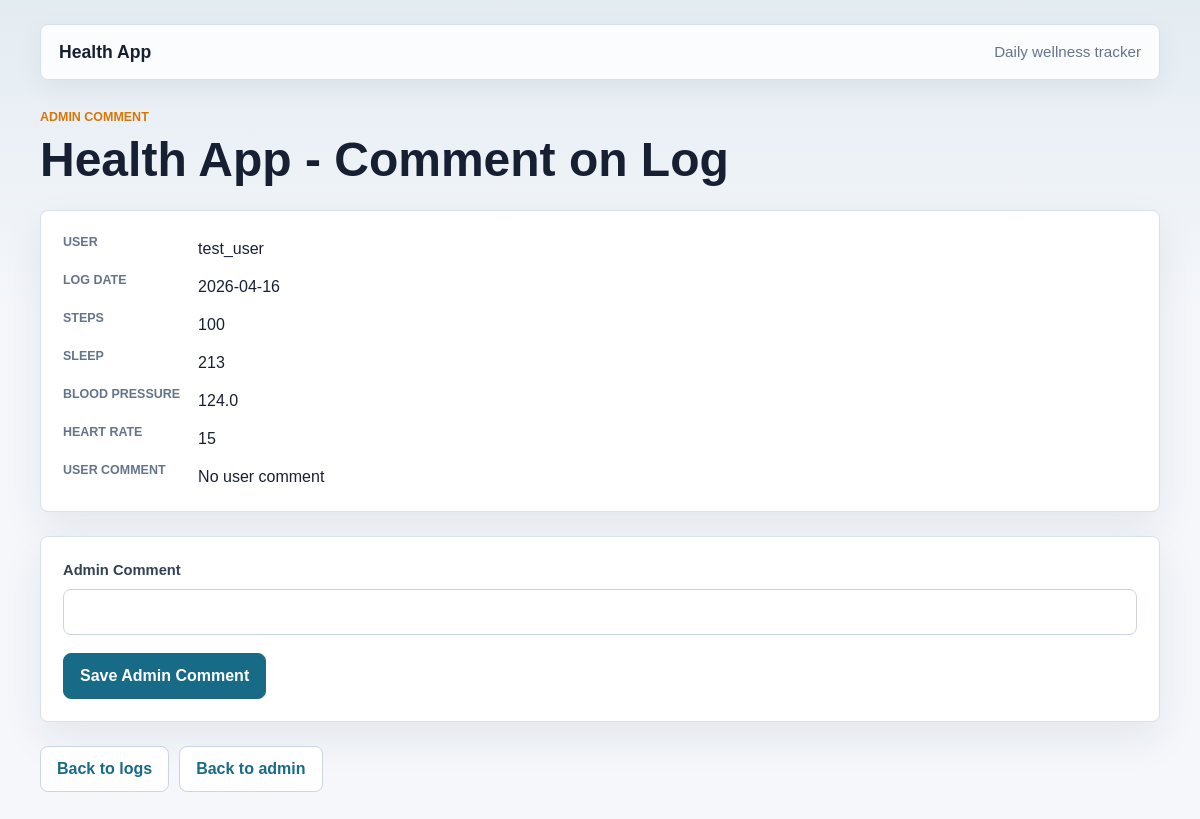
The page /admin/user/1/logs/1/comment on the database its author committed.
### app/models.py (models this page shows)
class User(db.Model):
    id = db.Column(db.Integer, primary_key=True)
    username = db.Column(db.String(80), unique=True, nullable=False)
    health_logs = db.relationship(
        "UserHealthLog",
        back_populates="user",
        cascade="all, delete-orphan"
    )

class UserHealthLog(db.Model):
    id: so.Mapped[int] = so.mapped_column(primary_key=True)
    user_id = db.Column(db.Integer, db.ForeignKey("user.id"), nullable=False)
    log_date: so.Mapped[datetime] = so.mapped_column(sa.DATE, nullable=False, default=lambda: datetime.now(timezone.utc))
    steps: so.Mapped[int] = so.mapped_column(sa.Integer, nullable=False)
    sleep: so.Mapped[int] = so.mapped_column(sa.Integer, nullable=False)
    water: so.Mapped[float | None] = so.mapped_column(sa.Float, nullable=True)
    blood: so.Mapped[float] = so.mapped_column(sa.Float, nullable=False)
    heart: so.Mapped[int] = so.mapped_column(sa.Integer, nullable=False)
    user_comment: so.Mapped[str] = so.mapped_column(sa.String(256), index=True)
    admin_comment: so.Mapped[str | None] = so.mapped_column(sa.String(256), nullable=True)
    user = db.relationship("User", back_populates="health_logs")
    __table_args__ = (
        db.UniqueConstraint("user_id", "log_date"),
    )

### app/routes.py (the view)
@app.route("/admin/user/<int:user_id>/logs/<int:log_id>/comment", methods=["GET", "POST"])
def admin_add_comment(user_id, log_id):
    selected_user = User.query.get_or_404(user_id)
    log_entry = UserHealthLog.query.filter_by(
        id=log_id,
        user_id=selected_user.id,
    ).first_or_404()
    form = AdminCommentForm()
    if form.validate_on_submit():
        add_admin_comment_to_log(log_entry, form.admin_comment.data)
        flash("Admin comment saved")
        return redirect(url_for("admin_user_logs", user_id=selected_user.id))
    if request.method == "GET":
        form.admin_comment.data = log_entry.admin_comment
    return render_template(
        "admin_comment.html",
        user=selected_user,
        log=log_entry,
        form=form,
    )

### app/forms.py
class AdminCommentForm(FlaskForm):
    admin_comment = StringField("Admin Comment", validators=[Length(max=256)])
    submit = SubmitField("Save Admin Comment")

### app/templates/admin_comment.html (shortened to what this page needs)
{% extends "base.html" %}
{% block content %}
    <section class="page-heading">
        <p class="eyebrow">Admin comment</p>
        <h1>Health App - Comment on Log</h1>
    </section>
    <section class="details-panel">
        <dl class="details-list">
            <dt>User</dt>
            <dd>{{ user.username }}</dd>
            <dt>Log date</dt>
            <dd>{{ log.log_date }}</dd>
            <dt>Steps</dt>
            <dd>{{ log.steps }}</dd>
            <dt>Sleep</dt>
            <dd>{{ log.sleep }}</dd>
            <dt>Blood pressure</dt>
            <dd>{{ log.blood }}</dd>
            <dt>Heart rate</dt>
            <dd>{{ log.heart }}</dd>
            <dt>User comment</dt>
            <dd>{{ log.user_comment or "No user comment" }}</dd>
        </dl>
    </section>
    <form class="health-form" action="" method="post" novalidate>
        <div class="field">
            {{ form.admin_comment.label }}
            {{ form.admin_comment(class_="form-control") }}
        </div>
        <div class="form-actions">
            {{ form.submit(class_="primary-button") }}
        </div>
    </form>
    <div class="action-row">
        <a class="button button-secondary" href="{{ url_for('admin_user_logs', user_id=user.id) }}">Back to logs</a>
        <a class="button button-secondary" href="{{ url_for('admin') }}">Back to admin</a>
    </div>
{% endblock %}

### app/static/css/styles.css (style rules this page uses)
:root { --bg: #f5f7fb; --surface: #ffffff; --surface-muted: #eef4f8; --text: #172033; --muted: #64748b; --border: #d8e0ea; --primary: #176b87; --primary-dark: #0f4f63; --accent: #d97706; --danger: #b42318; --shadow: 0 16px 40px rgba(23, 32, 51, 0.08); }
* { box-sizing: border-box; }
body { margin: 0; min-height: 100vh; background: linear-gradient(180deg, rgba(23, 107, 135, 0.08), transparent 320px), var(--bg); color: var(--text); font-family: Arial, Helvetica, sans-serif; line-height: 1.5; }
a { color: var(--primary); font-weight: 700; text-decoration: none; }
.page-heading, .hero-block { display: grid; gap: 8px; }
.eyebrow { margin: 0; color: var(--accent); font-size: 0.78rem; font-weight: 800; letter-spacing: 0; text-transform: uppercase; }
h1, h2, h3, p { margin-top: 0; }
h1 { margin-bottom: 0; font-size: 3rem; line-height: 1.05; }
.panel, .entry-form, .health-form, .log-card, .user-card, .details-panel, .chart-card, .empty-state { border: 1px solid var(--border); border-radius: 8px; background: var(--surface); box-shadow: var(--shadow); }
.panel, .details-panel, .empty-state { padding: 22px; }
form { margin: 0; }
.entry-form, .health-form { display: grid; gap: 18px; padding: 22px; }
.field, .form-actions { display: grid; gap: 8px; }
.field-wide, .form-actions { grid-column: 1 / -1; }
label { color: #334155; font-size: 0.92rem; font-weight: 800; }
input, textarea, select { width: 100%; min-height: 44px; border: 1px solid #cbd5e1; border-radius: 8px; background: #ffffff; color: var(--text); font: inherit; padding: 10px 12px; }
input[type="submit"], button, .button { display: inline-flex; align-items: center; justify-content: center; width: fit-content; min-height: 42px; border: 1px solid var(--primary); border-radius: 8px; background: var(--primary); color: #ffffff; cursor: pointer; font: inherit; font-weight: 800; padding: 10px 16px; text-decoration: none; }
.button-secondary { border-color: #cbd5e1; background: #ffffff; color: var(--primary); }
.action-row, .section-header, .card-actions { display: flex; flex-wrap: wrap; align-items: center; gap: 10px; }
.comment-box span, .details-list dt { color: var(--muted); font-size: 0.78rem; font-weight: 800; text-transform: uppercase; }
.comment-box p, .details-list dd { margin: 4px 0 0; overflow-wrap: anywhere; }
.details-list { display: grid; grid-template-columns: max-content 1fr; gap: 10px 18px; margin: 0; }
.details-list dd { min-width: 0; }

### rows shown on the page
User: username "test_user"
UserHealthLog: log_date "2026-04-16", steps "100", sleep "213", blood "124.0", heart "15", user_comment "No user comment"
